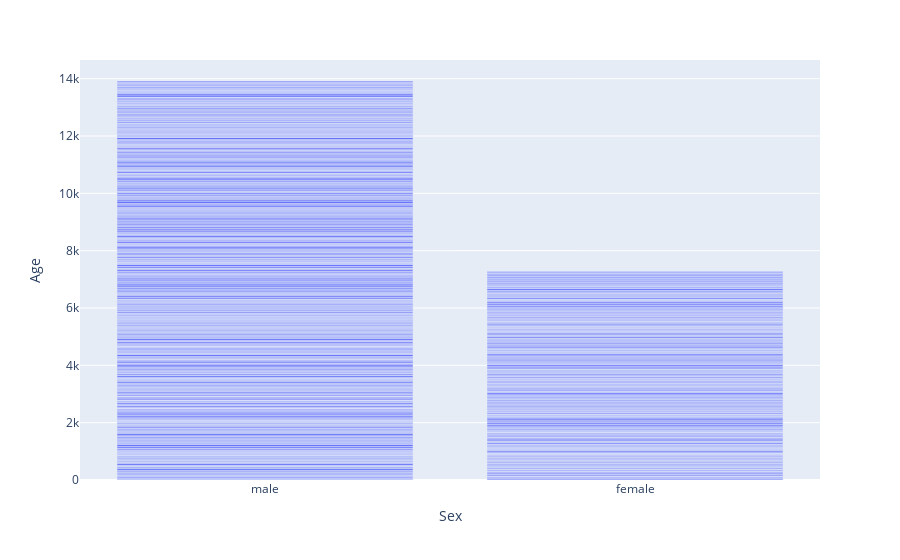

Notebook code for this chart:
### Code cell
px.bar(data_frame=df,x='Sex',y='Age')

### Figure 1 — Plotly figure (JSON) as saved in the notebook; plotly's stock layout.template omitted (floating-point values rounded to 4 significant figures; data arrays with more than 128 entries replaced by an {"elided": "..."} marker saying what was removed)
{"data": [{"alignmentgroup": "True", "hovertemplate": "Sex=%{x}<br>Age=%{y}<extra></extra>", "legendgroup": "", "marker": {"color": "#636efa", "pattern": {"shape": ""}}, "name": "", "offsetgroup": "", "orientation": "v", "showlegend": false, "textposition": "auto", "type": "bar", "x": {"elided": "891 str values"}, "xaxis": "x", "y": {"elided": "891 float values"}, "yaxis": "y"}], "layout": {"barmode": "relative", "legend": {"tracegroupgap": 0}, "margin": {"t": 60}, "xaxis": {"anchor": "y", "domain": [0, 1], "title": {"text": "Sex"}}, "yaxis": {"anchor": "x", "domain": [0, 1], "title": {"text": "Age"}}}}
